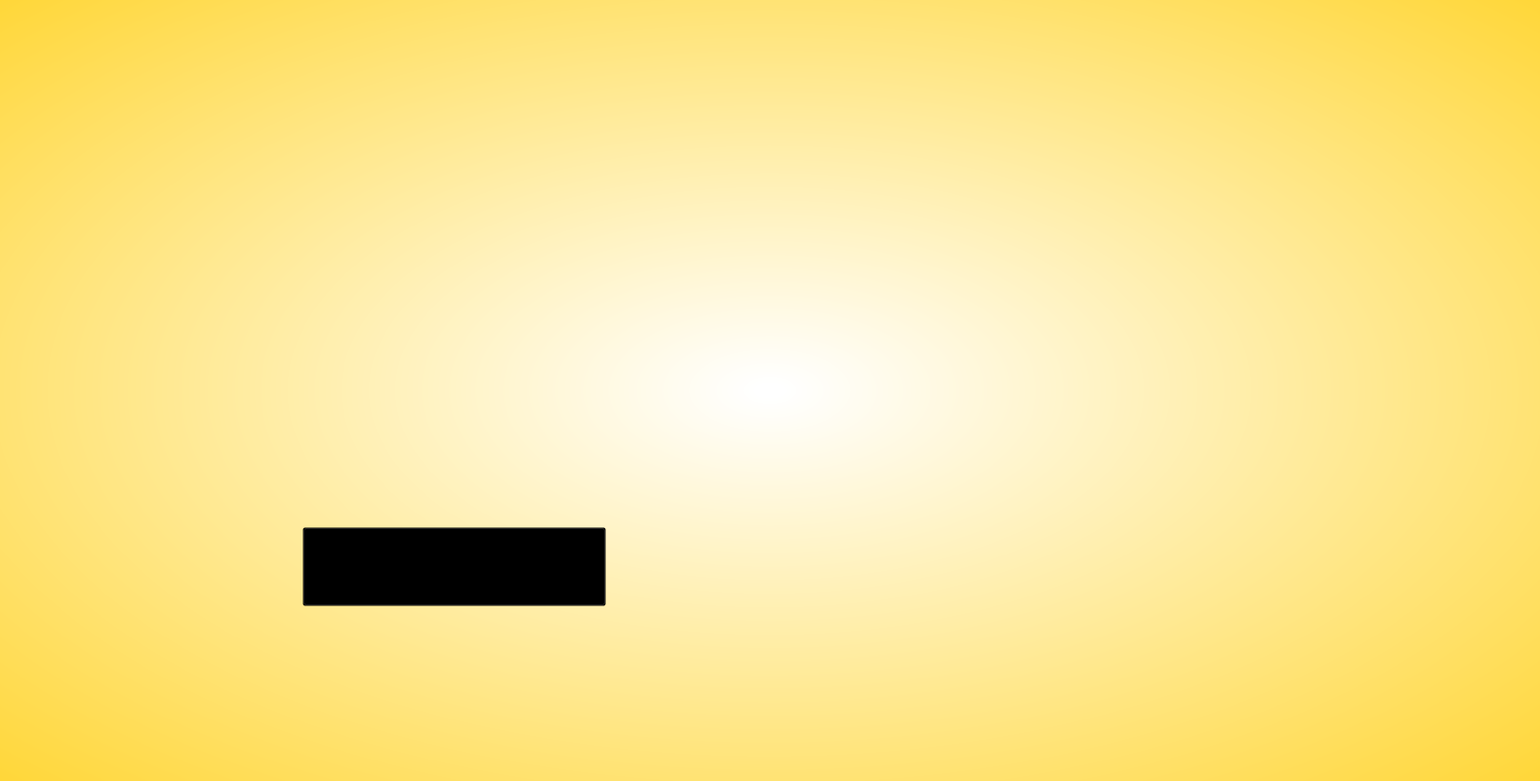
<?xml version="1.0" encoding="UTF-8"?>
<ui version="4.0">
 <class>MainWindow</class>
 <widget class="QMainWindow" name="MainWindow">
  <property name="geometry">
   <rect>
    <x>0</x>
    <y>0</y>
    <width>1578</width>
    <height>800</height>
   </rect>
  </property>
  <property name="windowTitle">
   <string>MainWindow</string>
  </property>
  <property name="styleSheet">
   <string notr="true"/>
  </property>
  <widget class="QWidget" name="centralwidget">
   <property name="styleSheet">
    <string notr="true">background-color: qradialgradient(spread:pad, cx:0.499, cy:0.499318, radius:0.871, fx:0.5, fy:0.5, stop:0.0097561 rgba(255, 255, 255, 255), stop:0.887805 rgba(255, 211, 38, 255));</string>
   </property>
   <widget class="QWidget" name="widget" native="true">
    <property name="geometry">
     <rect>
      <x>230</x>
      <y>150</y>
      <width>829</width>
      <height>481</height>
     </rect>
    </property>
    <property name="minimumSize">
     <size>
      <width>829</width>
      <height>481</height>
     </size>
    </property>
    <property name="maximumSize">
     <size>
      <width>829</width>
      <height>481</height>
     </size>
    </property>
    <property name="styleSheet">
     <string notr="true">background-color: rgba(255, 255, 255, 0);
border-color: rgba(255, 255, 255, 0);</string>
    </property>
    <widget class="QLabel" name="label_2">
     <property name="enabled">
      <bool>true</bool>
     </property>
     <property name="geometry">
      <rect>
       <x>0</x>
       <y>0</y>
       <width>621</width>
       <height>231</height>
      </rect>
     </property>
     <property name="minimumSize">
      <size>
       <width>621</width>
       <height>231</height>
      </size>
     </property>
     <property name="maximumSize">
      <size>
       <width>621</width>
       <height>231</height>
      </size>
     </property>
     <property name="palette">
      <palette>
       <active>
        <colorrole role="Button">
         <brush brushstyle="SolidPattern">
          <color alpha="0">
           <red>0</red>
           <green>0</green>
           <blue>0</blue>
          </color>
         </brush>
        </colorrole>
        <colorrole role="Base">
         <brush brushstyle="SolidPattern">
          <color alpha="0">
           <red>0</red>
           <green>0</green>
           <blue>0</blue>
          </color>
         </brush>
        </colorrole>
        <colorrole role="Window">
         <brush brushstyle="SolidPattern">
          <color alpha="0">
           <red>0</red>
           <green>0</green>
           <blue>0</blue>
          </color>
         </brush>
        </colorrole>
       </active>
       <inactive>
        <colorrole role="Button">
         <brush brushstyle="SolidPattern">
          <color alpha="0">
           <red>0</red>
           <green>0</green>
           <blue>0</blue>
          </color>
         </brush>
        </colorrole>
        <colorrole role="Base">
         <brush brushstyle="SolidPattern">
          <color alpha="0">
           <red>0</red>
           <green>0</green>
           <blue>0</blue>
          </color>
         </brush>
        </colorrole>
        <colorrole role="Window">
         <brush brushstyle="SolidPattern">
          <color alpha="0">
           <red>0</red>
           <green>0</green>
           <blue>0</blue>
          </color>
         </brush>
        </colorrole>
       </inactive>
       <disabled>
        <colorrole role="Button">
         <brush brushstyle="SolidPattern">
          <color alpha="0">
           <red>0</red>
           <green>0</green>
           <blue>0</blue>
          </color>
         </brush>
        </colorrole>
        <colorrole role="Base">
         <brush brushstyle="SolidPattern">
          <color alpha="0">
           <red>0</red>
           <green>0</green>
           <blue>0</blue>
          </color>
         </brush>
        </colorrole>
        <colorrole role="Window">
         <brush brushstyle="SolidPattern">
          <color alpha="0">
           <red>0</red>
           <green>0</green>
           <blue>0</blue>
          </color>
         </brush>
        </colorrole>
       </disabled>
      </palette>
     </property>
     <property name="mouseTracking">
      <bool>false</bool>
     </property>
     <property name="tabletTracking">
      <bool>false</bool>
     </property>
     <property name="styleSheet">
      <string notr="true">border-image: url(:/images/images/background.PNG);
background-color: rgba(0, 0, 0, 0);</string>
     </property>
     <property name="text">
      <string/>
     </property>
     <property name="alignment">
      <set>Qt::AlignCenter</set>
     </property>
    </widget>
    <widget class="QPushButton" name="pushButton">
     <property name="geometry">
      <rect>
       <x>80</x>
       <y>390</y>
       <width>311</width>
       <height>81</height>
      </rect>
     </property>
     <property name="minimumSize">
      <size>
       <width>311</width>
       <height>81</height>
      </size>
     </property>
     <property name="maximumSize">
      <size>
       <width>311</width>
       <height>81</height>
      </size>
     </property>
     <property name="styleSheet">
      <string notr="true">background-color : transparent;</string>
     </property>
     <property name="text">
      <string/>
     </property>
    </widget>
   </widget>
  </widget>
 </widget>
 <resources>
  <include location="../Desktop/지니US/test/pythonProject/intro.qrc"/>
  <include location="facial_recognition.qrc"/>
 </resources>
 <connections/>
</ui>
